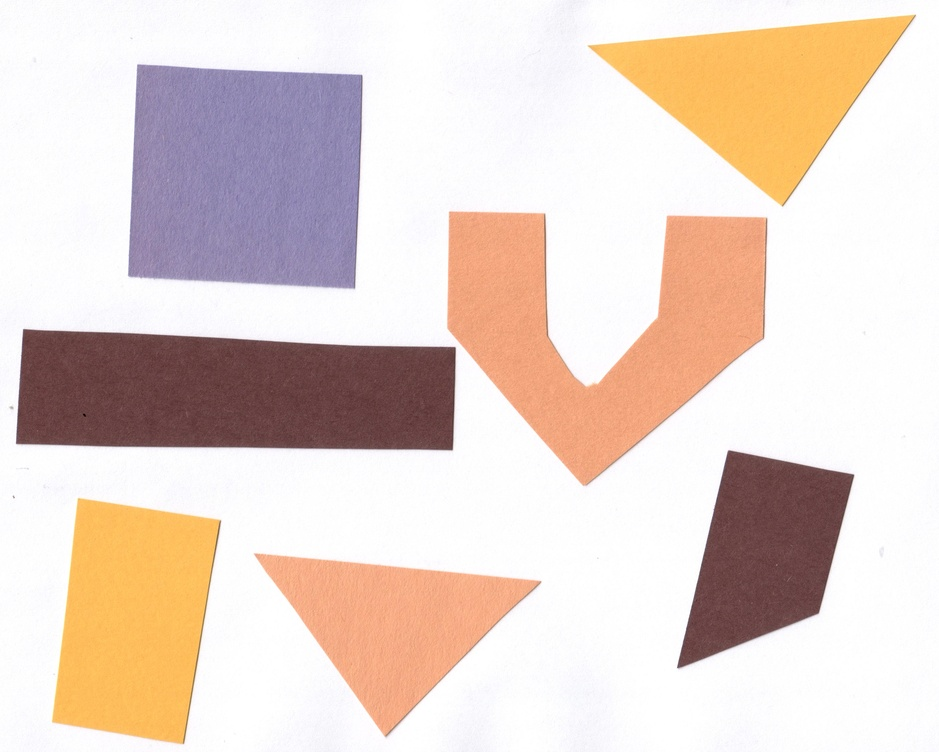
#> input picture data/shapes-01.jpg, 939 x 752 px, shrunk from 3068 x 2457 before the run
$ jupyter execute 8_analysis.ipynb   (shell and % lines are left out)
#> lines starting #> are read from the running program, lines starting #| are printed output that depends on the picture; after the words box and inside, x2 and y2 are one past the last pixel; in counts of white or black regions, pixels touching at a corner belong together
# Connected Component Analysis

## Objects

### Pixel Neighborhoods

#### Jumps
1. 1-jump is only allowed along the column, or the row. Diagonal jumps are not allowed.
2. 2-jump: in a sequence of jumps, one may only jump in row and column direction once.

[cell 1]
import imageio.v3 as iio
import ipympl
import matplotlib.pyplot as plt
import numpy as np
import skimage as ski

[cell 2]
def connected_components(filename, sigma=1.0, t = 0.5, connectivity=2):
#> called with filename = 'data/shapes-01.jpg', sigma = 1, t = 0.9, connectivity = 1
    image = iio.imread(filename)
#> image is the input picture: shape (752, 939, 3); mean R, G, B 229.6, 212.3, 203.6
    gray_image = ski.color.rgb2gray(image)
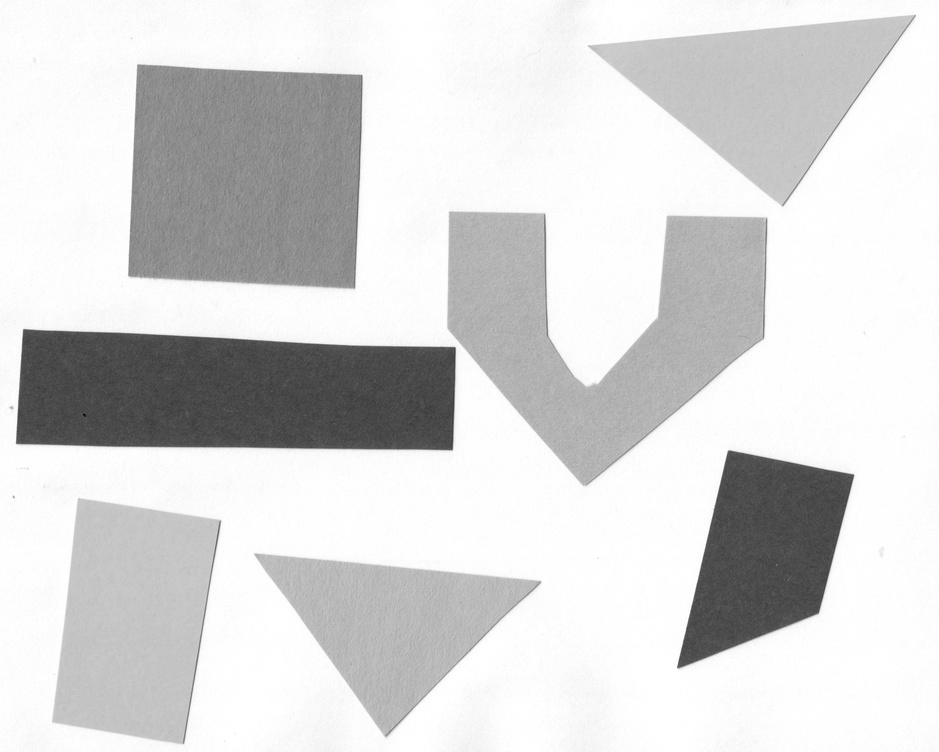
#> gray_image: shape (752, 939) float64; min 0.0183, max 1, mean 0.844
    blurred_image = ski.filters.gaussian(gray_image, sigma)
    # 아래 기준도 애매함. 이미지에 따라서 달라짐. 아래 샘플에서는 임계점이 되는 배경색은 다른 값보다 높은 값을 가지므로 < 를 사용함.
    # 배경색이 검은색에 가깝다면 > 를 사용하는 것이 맞다.
    binary_mask = blurred_image < t
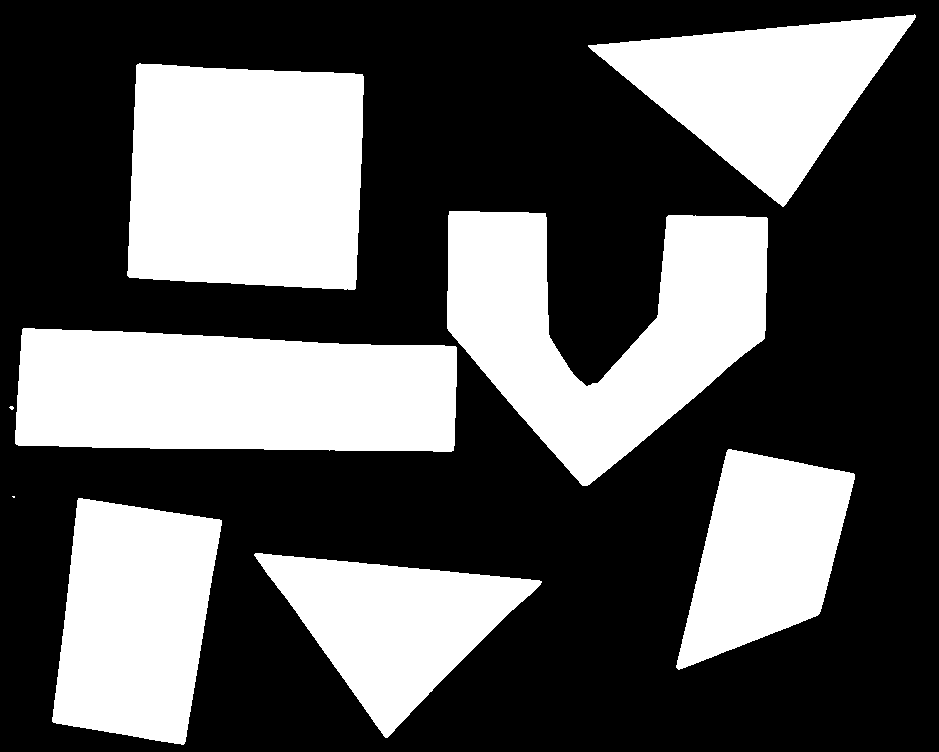
#> binary_mask: shape (752, 939) bool; 36.3% white; 9 white regions (2 under 20 px)
    labeled_image, count = ski.measure.label(
        binary_mask, connectivity=connectivity, return_num=True)
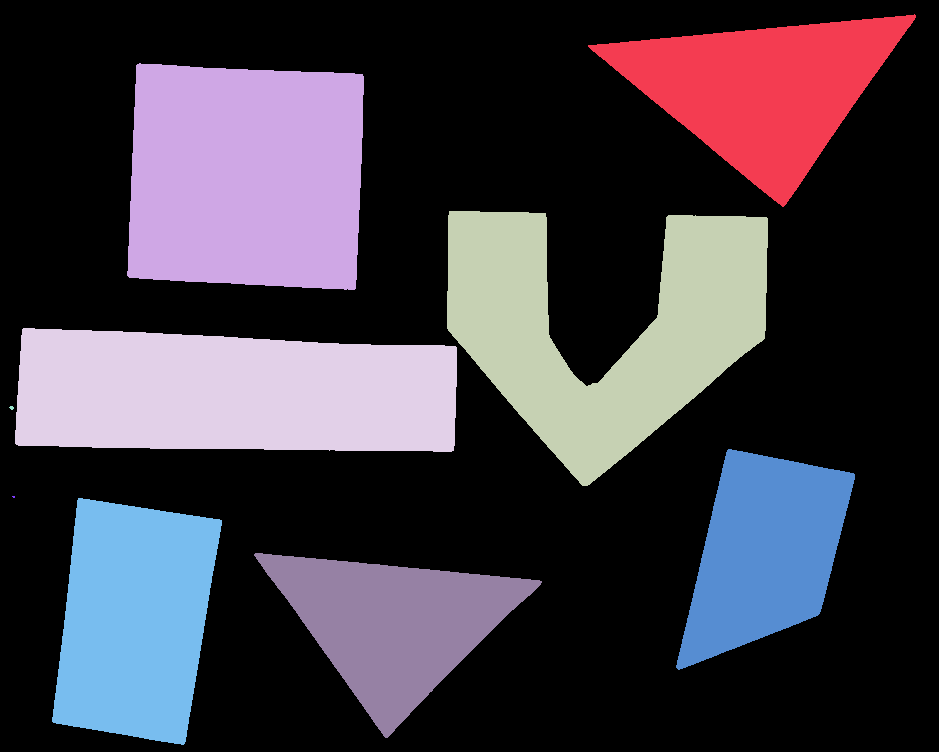
#> labeled_image: shape (752, 939) int32; 10 distinct labels, from 0 to 9; one colour per label, 0 black
#> count = 9
    return labeled_image, count

[cell 3]
# Blur의 강도를 높일 수록 정확도는 높아질 수 있으나 정확한 값을 찾는 것은 매우 어렵다.
labeled_image, count = connected_components(
    filename="data/shapes-01.jpg",
    sigma=1,
    t=0.9,
    connectivity=1
)
#> count = 9
print(f"Found {count} shapes.")
#| Found 9 shapes.
fig, ax = plt.subplots()
ax.imshow(labeled_image)
ax.set_axis_off();

[cell 4]
colored_label_image = ski.color.label2rgb(labeled_image, bg_label=0)
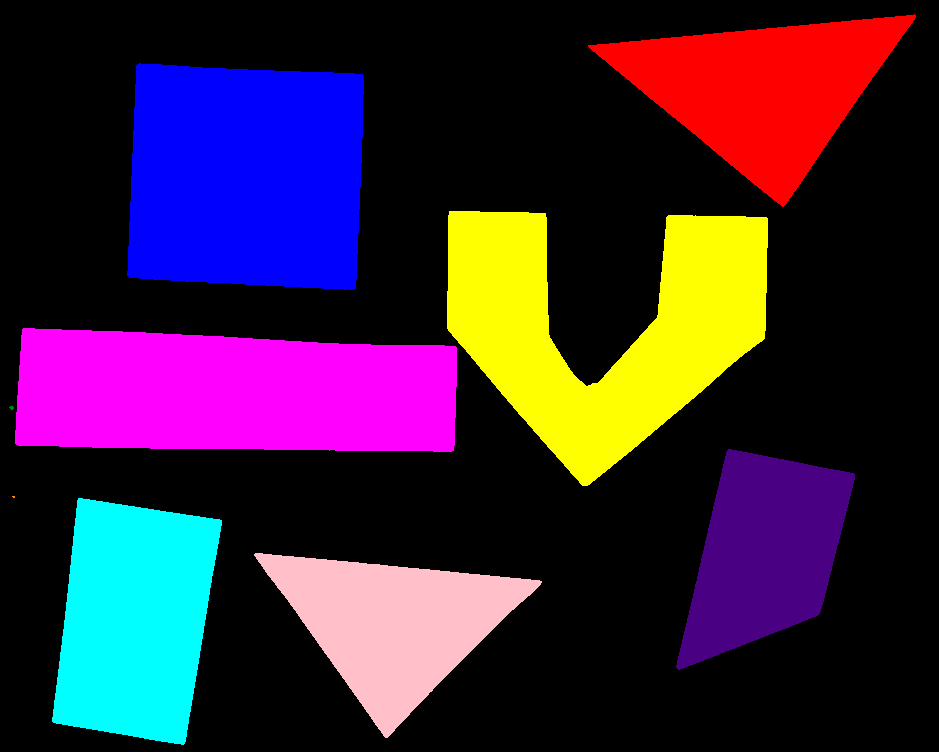
#> colored_label_image: shape (752, 939, 3) float64; mean R, G, B 0.224, 0.138, 0.23

fig, ax = plt.subplots()
ax.imshow(colored_label_image)
ax.set_axis_off()

## Morphometrics - Describe object features with numbers

[cell 5]
object_features = ski.measure.regionprops(labeled_image)
#> object_features = 9 regions; largest, box (x1, y1, x2, y2) and area: (127, 63, 364, 290) 49292, (15, 328, 457, 452) 48905, (447, 211, 768, 486) 46819, (52, 498, 222, 745) 31863, (588, 14, 916, 207) 29958
object_areas = [feature["area"] for feature in object_features]
#> object_areas = [29958, 49292, 46819, 48905, 14, 24256, 5, 31863, 25046]
object_areas
#> Out has the same summary as object_areas

[cell 6]
histogram, bin_edges = np.histogram(object_areas)
#> histogram = [2, 0, 0, 0, 1, 1, 2, 0, 0, 3]; bin_edges = [5, 4933.7, 9862.4, 14791.1, 19719.8, 24648.5, 29577.2, 34505.9, 39434.6, 44363.3, 49292]
fig, ax = plt.subplots()
ax.plot(bin_edges[0:-1], histogram)
ax.hist(object_areas)
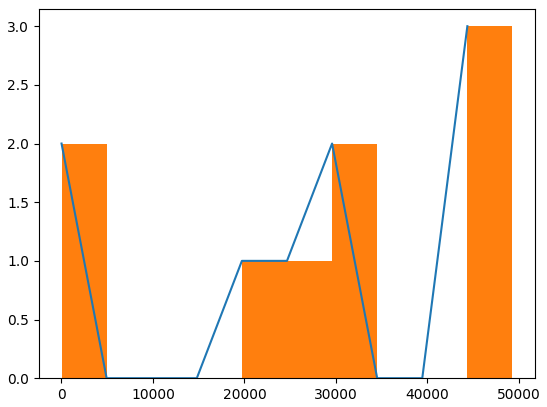
#> figure drawn by matplotlib, 1 panel; tallest bar 3 high, from x = 44363.3 to 49292; curve peaks at x = 44363.3, y = 3

[cell 7]
regionprop1 = object_features[3]
print("label",  regionprop1.label)
#| label 4

[cell 8]
def enhanced_connected_components(
        filename, sigma=1.0, t = 0.5, connectivity=2, min_area=0):
#> called with filename = 'data/shapes-01.jpg', sigma = 1, t = 0.9, connectivity = 1, min_area = 10000
    image = iio.imread(filename)
    gray_image = ski.color.rgb2gray(image)
    blurred_image = ski.filters.gaussian(gray_image, sigma)
    # 아래 기준도 애매함. 이미지에 따라서 달라짐. 아래 샘플에서는 임계점이 되는 배경색은 다른 값보다 높은 값을 가지므로 < 를 사용함.
    # 배경색이 검은색에 가깝다면 > 를 사용하는 것이 맞다.
    binary_mask = blurred_image < t
    object_mask = ski.morphology.remove_small_objects(binary_mask, min_size=min_area)
#> object_mask: shape (752, 939) bool; 36.3% white; 7 white regions, largest, box (x1, y1, x2, y2) and area: (127, 63, 364, 290) 49292, (15, 328, 457, 452) 48905, (447, 211, 768, 486) 46819
    labeled_image, count = ski.measure.label(object_mask, connectivity=connectivity, return_num=True)
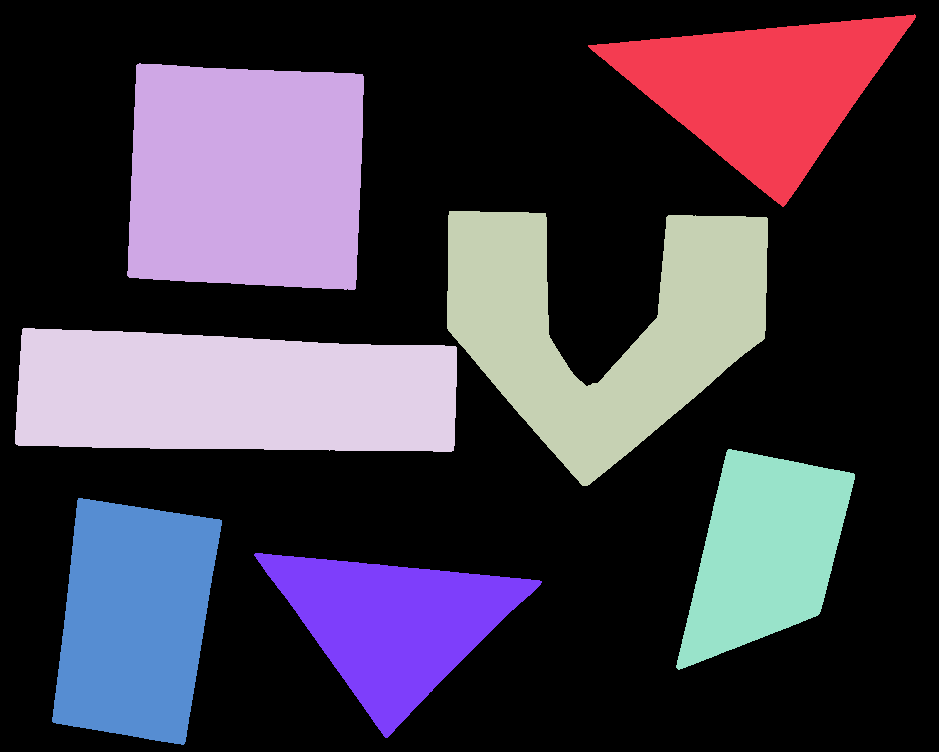
#> labeled_image: shape (752, 939) int32; 8 distinct labels, from 0 to 7; one colour per label, 0 black
#> count = 7
    return labeled_image, count

[cell 9]
# Blur의 강도를 높일 수록 정확도는 높아질 수 있으나 정확한 값을 찾는 것은 매우 어렵다.
labeled_image_2, count = enhanced_connected_components(
    filename="data/shapes-01.jpg",
    sigma=1,
    t=0.9,
    connectivity=1,
    min_area=10000
)
#> count = 7
print(f"Found {count} shapes.")
#| Found 7 shapes.

[cell 10]
colored_label_image = ski.color.label2rgb(labeled_image_2, bg_label=0)
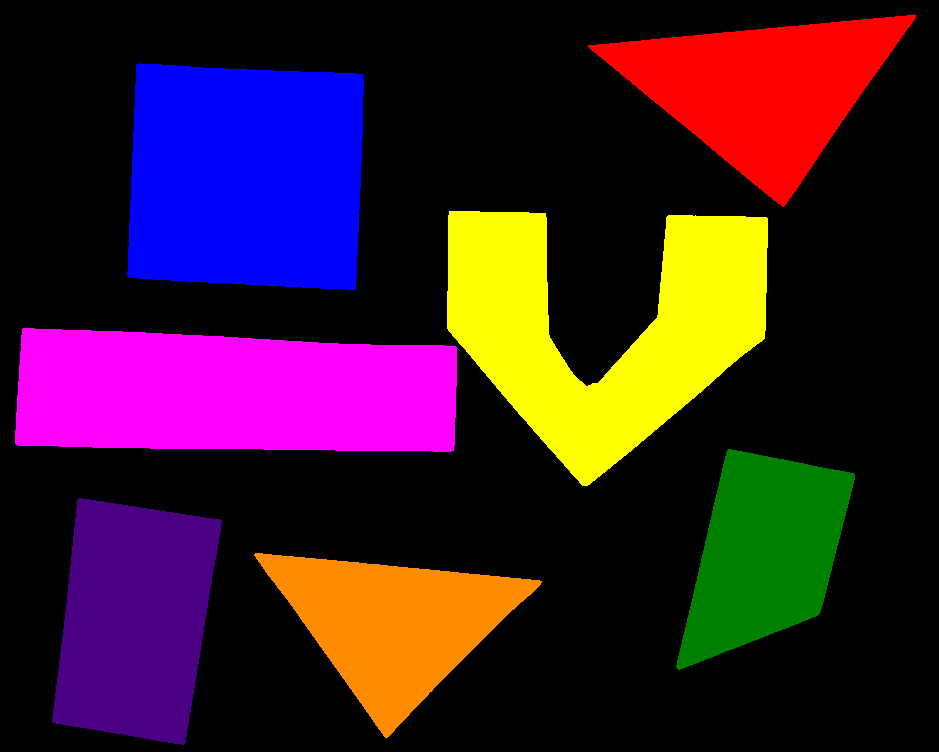
#> colored_label_image: shape (752, 939, 3) float64; mean R, G, B 0.227, 0.103, 0.162

fig, ax = plt.subplots()
ax.imshow(colored_label_image)
ax.set_axis_off()

print("Found", count, "objects in the image")
#| Found 7 objects in the image

[cell 11]
object_areas = np.array([feature["area"] for feature in ski.measure.regionprops(labeled_image_2)])
#> object_areas = [29958, 49292, 46819, 48905, 24256, 31863, 25046]
object_areas = np.insert(0, obj=1, values = object_areas)
#> object_areas = [0, 29958, 49292, 46819, 48905, 24256, 31863, 25046]
print(object_areas)
#| [    0 29958 49292 46819 48905 24256 31863 25046]
colored_area_image = object_areas[labeled_image_2]

fig, ax = plt.subplots()
im = ax.imshow(colored_area_image)
cbar = fig.colorbar(im, ax=ax, shrink=0.85)
cbar.ax.set_title("Area")
ax.set_axis_off()
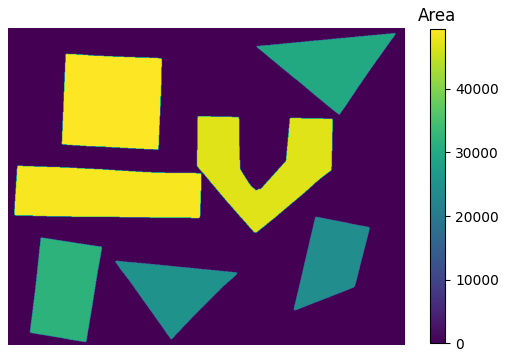
#> figure drawn by matplotlib, 2 panels

$ run again, with data/shapes-02.jpg copied over data/shapes-01.jpg
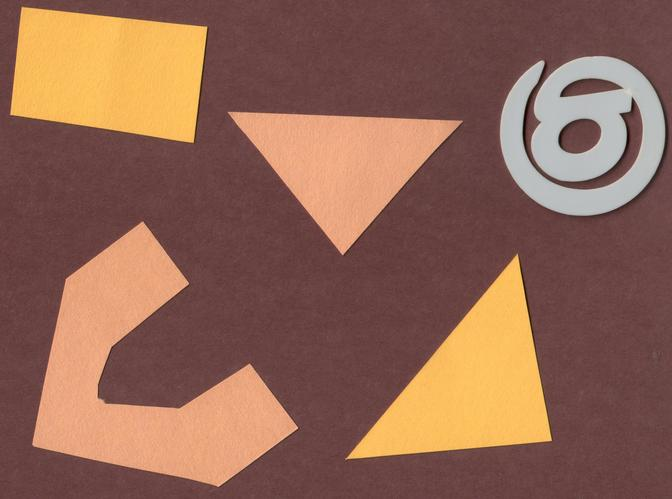
#> input picture data/shapes-02.jpg, 672 x 499 px
#> in connected_components, image is the input picture: shape (499, 672, 3); mean R, G, B 144.2, 101.6, 83.9
#> binary_mask: shape (499, 672) bool; every value is 1
#> labeled_image: shape (499, 672) int32; every value is 1
#> in connected_components, `labeled_image, count = ski.measure.label( binary_mask, connectivity=co..`: count = 1
#| Found 1 shapes.
#> `colored_label_image = ski.color.label2rgb(labeled_image, bg_label=0)`:
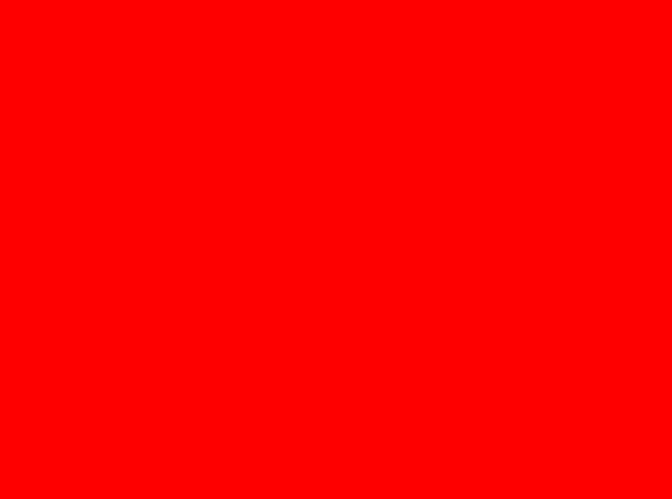
#> colored_label_image: shape (499, 672, 3) float64; mean R, G, B 1, 0, 0
#> object_features = 1 regions; box (x1, y1, x2, y2) and area: (0, 0, 672, 499) 335328
#> `object_areas = [feature["area"] for feature in object_features]`: object_areas = [335328]
#> histogram = [0, 0, 0, 0, 0, 1, 0, 0, 0, 0]; bin_edges = [335327.5, 335327.6, 335327.7, 335327.8, 335327.9, 335328, 335328.1, 335328.2, 335328.3, 335328.4, 335328.5]
#> in enhanced_connected_components, `labeled_image, count = ski.measure.label(object_mask, connectivity=con..`: count = 1
#| Found 1 shapes.
#| Found 1 objects in the image
#> `object_areas = np.insert(0, obj=1, values = object_areas)`: object_areas = [0, 335328]
#| [     0 335328]
#> colored_area_image: shape (499, 672) int64; every value is 335328
#> `[cell 11] object_areas = np.array([feature["area"] for feature in ski...`:
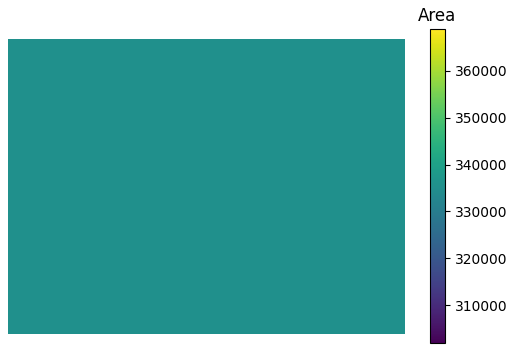
#> figure drawn by matplotlib, 2 panels
